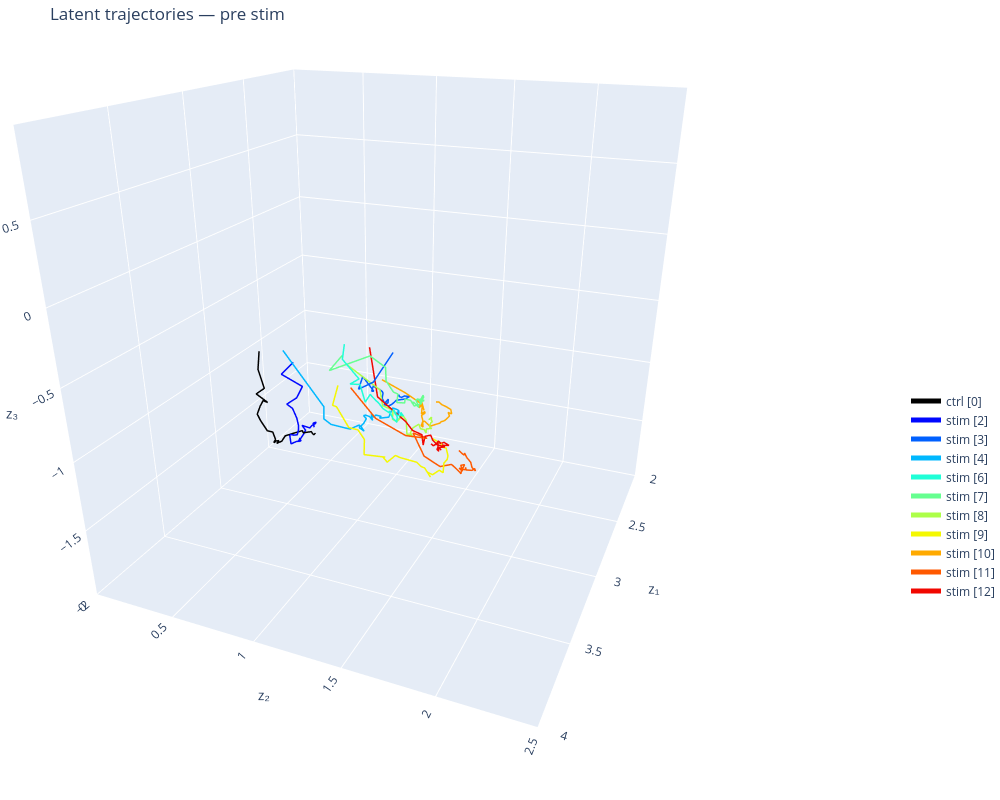

Notebook code cell kept with this figure:
### Markdown cell above
## Plot 10 trials

### Code cell
# All sessions, post-stim only
fig = plot_latent_phase_portrait_sessions(
    z_by_session=z_by_session,
    centers_ms_by_session=centers_ms_by_session,
    control_indices=CONTROL_INDICES,
    alpha_trials=0.05,
    plot_sessions = [0] +list(range(2, 5)) + list(range(6, 13)),
    epoch="pre",        # "full", "pre", or "post"
    pre_trim_bins=0,
    post_trim_bins=0,
    show_trials=False,
    show_markers=False,
    x_range=[2, 4],
    y_range=[0, 2.5],
    z_range=[-2, 1],
)
fig.update_layout(scene_camera=dict(eye=dict(x=1.75, y=0.75, z=0.75), center=dict(x=0, y=0, z=-0.2)))
fig.show()
